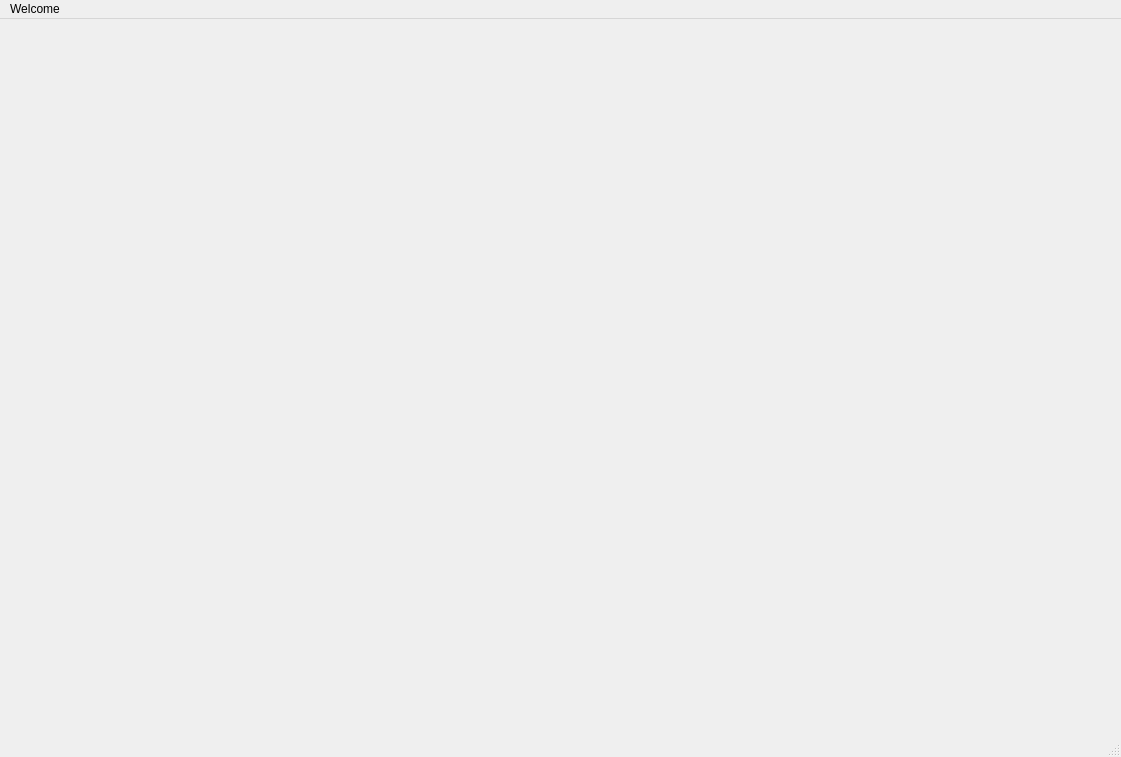
<?xml version="1.0" encoding="UTF-8"?>
<ui version="4.0">
 <class>MainWindow</class>
 <widget class="QMainWindow" name="MainWindow">
  <property name="geometry">
   <rect>
    <x>0</x>
    <y>0</y>
    <width>1121</width>
    <height>757</height>
   </rect>
  </property>
  <property name="windowTitle">
   <string>MainWindow</string>
  </property>
  <widget class="QWidget" name="centralwidget"/>
  <widget class="QMenuBar" name="menubar">
   <property name="geometry">
    <rect>
     <x>0</x>
     <y>0</y>
     <width>1121</width>
     <height>22</height>
    </rect>
   </property>
   <widget class="QMenu" name="menuWelcome">
    <property name="title">
     <string>Welcome</string>
    </property>
   </widget>
   <addaction name="menuWelcome"/>
  </widget>
  <widget class="QStatusBar" name="statusbar"/>
 </widget>
 <resources/>
 <connections/>
</ui>
